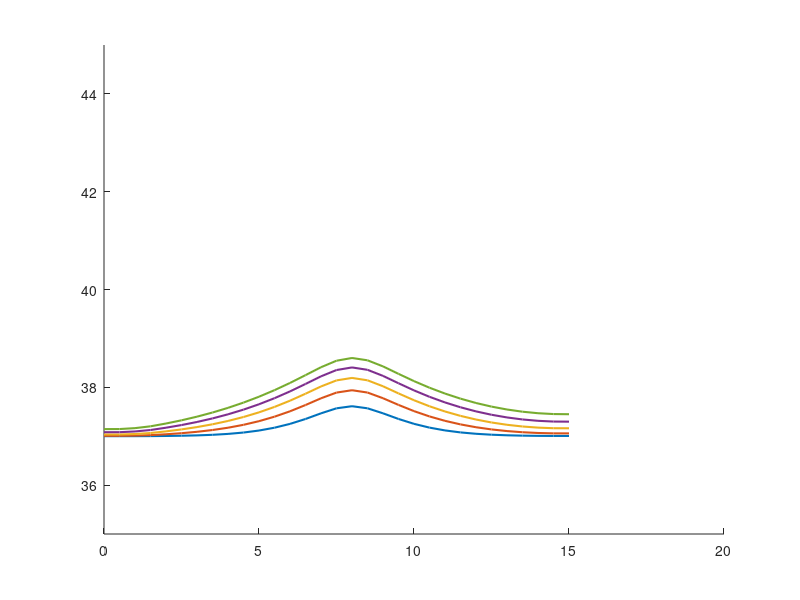

Recreate this plot in MATLAB. (Note: this script raises an error after producing the figure.)
%––––––––––––––––––––––––––––––––––––––––––––––––––––––––––––––––––––––––––––
% 1D hyperbolic bioheat w/ Gaussian tumor source, 3 skin layers, finer mesh
% and reduced dt for stability; snapshots at 2.5, 5, 7.5, 10 s in one plot.
%––––––––––––––––––––––––––––––––––––––––––––––––––––––––––––––––––––––––––––

clear; clc;

%% 1) DISCRETIZE TIME & SPATIAL DOMAINS
% Skin Layer thickness
L_epi = 0.0015;   % Epidermis (1.5 mm)
L_derm = 0.0035;  % Dermis (3.5 mm)
L_subq = 0.01;    % Subcutaneous (10 mm)
Lx = L_epi + L_derm + L_subq; % Domain Length

x_ast  = 0.008;   % [m]   Tumor center (midpoint of 0.05 m)

dx     = 0.0005;  % [m]   Spatial step → now 21 nodes from 0 to 0.05
dt     = 0.015;    % [s]   Time step (smaller for stability)
max_time = 10;   % plot up to 10s
time_steps = round(max_time/dt) + 1; % ensures we reach exactly 10 s: (n−1)*dt = 10
time = 0:dt:max_time+dt;

x  = 0:dx:Lx;          % x = [0, 0.0025, 0.005, …, 0.05]
nx = numel(x);

% Define Layers
layer = zeros(1, nx);
layer(x <= L_epi) = 1;                                  % Epidermis
layer(x > L_epi & x <= L_epi + L_derm) = 2;             % Dermis
layer(x > L_epi + L_derm) = 3;                          % Subcutaneous

% Find index of tumor center (closest grid point to x_ast)
[~, iTumor] = min(abs(x - x_ast));

%% 2) CONSTANTS AND PARAMETERS
% ------------ Physical Parameters ------------
% Skin Layer params
rho    = [1150 1116 900];   % [kg/m^3]  Tissue density (layers)
c      = [3590 3300 2500];  % [J/(kg·°C)]  Tissue specific heat
k      = [0.2 0.45 0.3];    % [W/(m·°C)]  Thermal conductivity
k_star = [0.1 0.1 0.1];     % [W/(m·°C·s)]  Hyperbolic‐term coefficient

% Blood params
h      = 4.5;     % [W/(m^2·°C)]    Convective coefficient at boundaries
wb     = 0.0098;  % [1/s]           Blood perfusion
rho_b  = 1056;    % [kg/m^3]        Blood density
cb     = 4000;    % [J/(kg·°C)]     Blood specific heat

Qm0    = 50.65;   % [W/m^3]         Metabolic heat (uniform)
Tb     = 37;      % [°C]            Arterial blood temperature
Tl     = [37 37 37];      % [°C]    Ambient/tissue reference
T0     = 37;      % [°C]            Initial tissue temperature

% ------------ Gaussian‐source parameters ------------
% Q_r(i) = rho * S * P * exp( -a0*( x(i) - x_ast )^2 )
S      = 15;       % “per‐kg” scaling factor
P      = 30;      % “power” factor (tune as needed)
a0     = 1e6;   % [1/m]  Gaussian width control

% ------------ Water vaporization and diffusion ------------
Da = 2.5e-5;    % m^2/s (air)
Mw = 0.018;     % kg/mol
Ra = 8.314;     % J/mol·K
Tw = 306;       % K (~33°C)
Pw = 5600;      % Pa (sat. vapor pressure at 33°C)
RH = 0.5;       % Relative humidity (fraction)
delta = 1e-4;   % m
c_air = 1005;   % J/kg·K
Df = [2e-9 2e-9 2e-9];  % m^2/s
cw = 4180;      % J/kg°C
rho_s = 1100;   % kg/m^3
rho_c = 1000;   % kg/m^3
nabla_r2 = (Lx/3)^2;

% ---------- Hyperbolic relaxation times ---------------
tau_q = 10;   % [s]
tau_T = 2;   % [s]
tau_v = 1;   % [s]

%% 3) INITIALIZE STORAGE FOR “SNAPSHOTS”
% Snapshot times (in seconds) and their corresponding loop‐indices
snapshot_times = linspace(2,max_time,5); % [2.5, 5.0, 7.5, 10.0];
snap_idx = round(snapshot_times/dt) + 1;
% e.g., 2.5/0.01 = 250 → +1 = 251 ⇒ t = (251−1)*0.01 = 2.50 s

for P = 10:5:50
    T_snapshots = zeros(nx, numel(snapshot_times));  
    % Each column j holds T(x) at t = snapshot_times(j)
    
    % Tumor temp array
    T_tumor = zeros(1, time_steps);
    
    % --------- Initialize temperature fields at t=0 -------------
    T     = ones(nx,1) * T0;  
    T_new = T;   
    dTdt   = zeros(nx,1);
    d2Tdt2 = zeros(nx,1);


    %% 4) TIME‐MARCHING LOOP
    for n = 1:time_steps
    
        % (a) Update interior nodes i=2:(nx−1)
        for i = 2:(nx-1)
            L = layer(i);
    
            % (b) Calculate Heat Source values for given spatial step
            % Metabolic Heat Source:
            Qm = Qm0 * (1 + (Tl(L) - T0)/10);         % [W/m^3] metabolic
    
            % Water diffusion:
            Qd = (Df(L) * cw * (rho_s - rho_c) / nabla_r2) * (T(i) - Tl(L));
            
            % Blood Perfusion (dermis, subq):
            if L > 1
                Qb = wb * rho_b * cb * (Tb - Tl(L));      % [W/m^3] perfusion (constant)
            else
                Qb = 0;
            end
    
            % Water vaporization (epidermis only)
            if L == 1
                Delta_m = (Da*Mw/(Ra*Tw)) * (Pw/Tw) * RH/(delta*c_air);
                Delta_Hvap = 2400e3; % J/kg
                Qv = Delta_m * Delta_Hvap / (delta * c_air);
            else 
                Qv = 0;
            end
    
            % Gaussian tumor heat source at node i:
            Qr = rho(L) * S * P * exp( -a0 * (x(i) - x_ast)^2 );  
    
            % Add up all heat sources to consolidate
            Q_tot = Qm + Qd + Qb + Qv + Qr;
    
            % 2nd‐spatial derivative (finite difference)
            d2Tdx2 = (T(i+1) - 2*T(i) + T(i-1)) / dx^2;
    
            % Hyperbolic bioheat terms:
            dTdt(i)   = (k(L)*d2Tdx2 + Q_tot) / (rho(L) * c(L));
            d2Tdt2(i) = (k_star(L)*d2Tdx2) / (rho(L) * c(L));
    
            % Update temperature at node i (eq. 7):
            T_new(i) = T(i) + dt * ( ...
               dTdt(i) + tau_q*dTdt(i) ...
             - tau_T*d2Tdt2(i) ...
             + (k(L) + k_star(L)*tau_v)*dTdt(i) );
        end
    
        % (c) Convective (Robin) BC at left boundary (i = 1):
        T_new(1) = (h*dx*Tl(1) + k(L) * T_new(2)) / (h*dx + k(L));
    
        % (d) Convective (Robin) BC at right boundary (i = nx):
        T_new(nx) = (h*dx*Tl(end) + k(L) * T_new(nx-1)) / (h*dx + k(L));
    
        % (e) Advance to next timestep
        T = T_new;
    
        % (f) If current “t” matches any snapshot index, store T(x)
        idx_this = find(snap_idx == n);
        if ~isempty(idx_this)
            T_snapshots(:, idx_this) = T;
        end
    
        % (g) Store T at tumor location
        T_tumor(n) = T_new(iTumor);
    end

    %% 5) PLOT ALL FOUR PROFILES IN A SINGLE FIGURE
    figure('Position',[200,200,800,500]);
    hold on;
    
    colors = lines(numel(snapshot_times));  
    for j = 1:numel(snapshot_times)
        plot(x*1000, T_snapshots(:,j), 'Color', colors(j,:), 'LineWidth',1.5, ...
             'DisplayName', sprintf('t = %.1f s', snapshot_times(j)));
    end
    
    ylim([35 45])
    xline(0, '-',{'Epiderm'},'HandleVisibility','off')
    xline((L_epi)*10^3,'-',{'Derm'},'HandleVisibility','off')
    xline((L_epi+L_derm)*10^3,'-',{'Subcutaneous'},'HandleVisibility','off')
    xline(x_ast*10^3,'-r',{'Tumor'},'LineWidth',10,'HandleVisibility','off')
    xlabel('Distance (mm)');
    ylabel('Temperature (°C)');
    title(['Temperature Profile T(x); P =',num2str(P)]);
    legend('Location','best');
    grid on;
    hold off;

end 
%% 6. PLOT: TUMOR TEMPERATURE VS TIME
figure;
plot(time(1:length(T_tumor)), T_tumor, 'r', 'LineWidth', 2);
xlabel('Time (s)');
ylabel('Temperature at Tumor (°C)');
title('Temperature at Tumor Location vs. Time');
grid on;
